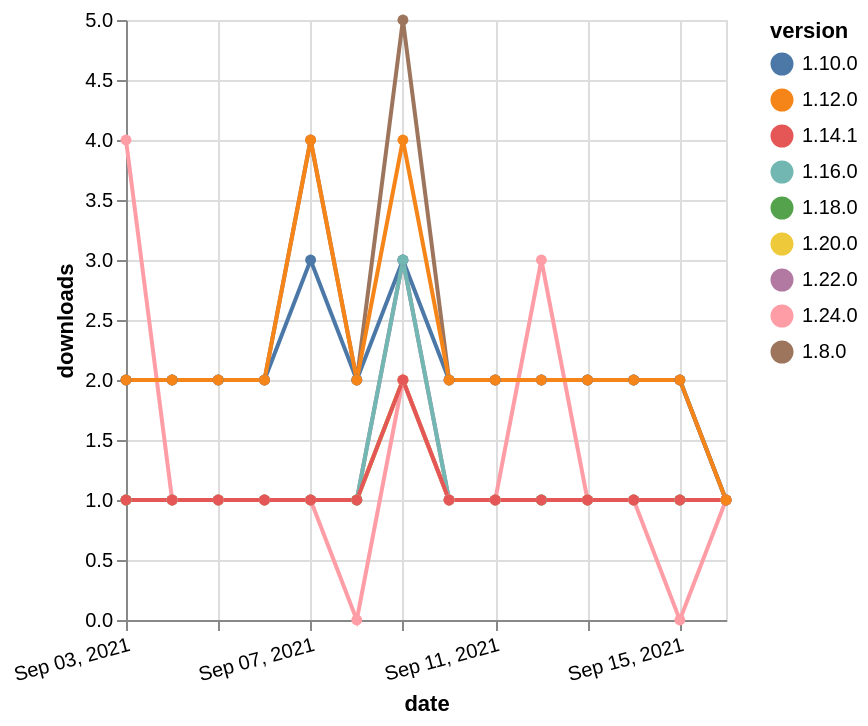

The Vega-Lite source for this figure:
### Vega-Lite specification from a JSON file in a GitHub repository (floating-point values rounded to 4 significant figures)
{"$schema": "https://vega.github.io/schema/vega-lite/v5.json", "description": "A simple bar chart with embedded data.", "data": {"values": [{"date": "2021-09-03", "total": 181, "delta": 1, "version": "1.18.0"}, {"date": "2021-09-04", "total": 182, "delta": 1, "version": "1.18.0"}, {"date": "2021-09-05", "total": 183, "delta": 1, "version": "1.18.0"}, {"date": "2021-09-06", "total": 184, "delta": 1, "version": "1.18.0"}, {"date": "2021-09-07", "total": 185, "delta": 1, "version": "1.18.0"}, {"date": "2021-09-08", "total": 186, "delta": 1, "version": "1.18.0"}, {"date": "2021-09-09", "total": 188, "delta": 2, "version": "1.18.0"}, {"date": "2021-09-10", "total": 189, "delta": 1, "version": "1.18.0"}, {"date": "2021-09-11", "total": 190, "delta": 1, "version": "1.18.0"}, {"date": "2021-09-12", "total": 191, "delta": 1, "version": "1.18.0"}, {"date": "2021-09-13", "total": 192, "delta": 1, "version": "1.18.0"}, {"date": "2021-09-14", "total": 193, "delta": 1, "version": "1.18.0"}, {"date": "2021-09-15", "total": 194, "delta": 1, "version": "1.18.0"}, {"date": "2021-09-16", "total": 195, "delta": 1, "version": "1.18.0"}, {"date": "2021-09-03", "total": 181, "delta": 1, "version": "1.22.0"}, {"date": "2021-09-04", "total": 182, "delta": 1, "version": "1.22.0"}, {"date": "2021-09-05", "total": 183, "delta": 1, "version": "1.22.0"}, {"date": "2021-09-06", "total": 184, "delta": 1, "version": "1.22.0"}, {"date": "2021-09-07", "total": 185, "delta": 1, "version": "1.22.0"}, {"date": "2021-09-08", "total": 186, "delta": 1, "version": "1.22.0"}, {"date": "2021-09-09", "total": 189, "delta": 3, "version": "1.22.0"}, {"date": "2021-09-10", "total": 190, "delta": 1, "version": "1.22.0"}, {"date": "2021-09-11", "total": 191, "delta": 1, "version": "1.22.0"}, {"date": "2021-09-12", "total": 192, "delta": 1, "version": "1.22.0"}, {"date": "2021-09-13", "total": 193, "delta": 1, "version": "1.22.0"}, {"date": "2021-09-14", "total": 194, "delta": 1, "version": "1.22.0"}, {"date": "2021-09-15", "total": 195, "delta": 1, "version": "1.22.0"}, {"date": "2021-09-16", "total": 196, "delta": 1, "version": "1.22.0"}, {"date": "2021-09-03", "total": 3219, "delta": 2, "version": "1.8.0"}, {"date": "2021-09-04", "total": 3221, "delta": 2, "version": "1.8.0"}, {"date": "2021-09-05", "total": 3223, "delta": 2, "version": "1.8.0"}, {"date": "2021-09-06", "total": 3225, "delta": 2, "version": "1.8.0"}, {"date": "2021-09-07", "total": 3229, "delta": 4, "version": "1.8.0"}, {"date": "2021-09-08", "total": 3231, "delta": 2, "version": "1.8.0"}, {"date": "2021-09-09", "total": 3236, "delta": 5, "version": "1.8.0"}, {"date": "2021-09-10", "total": 3238, "delta": 2, "version": "1.8.0"}, {"date": "2021-09-11", "total": 3240, "delta": 2, "version": "1.8.0"}, {"date": "2021-09-12", "total": 3242, "delta": 2, "version": "1.8.0"}, {"date": "2021-09-13", "total": 3244, "delta": 2, "version": "1.8.0"}, {"date": "2021-09-14", "total": 3246, "delta": 2, "version": "1.8.0"}, {"date": "2021-09-15", "total": 3248, "delta": 2, "version": "1.8.0"}, {"date": "2021-09-16", "total": 3249, "delta": 1, "version": "1.8.0"}, {"date": "2021-09-03", "total": 2639, "delta": 2, "version": "1.10.0"}, {"date": "2021-09-04", "total": 2641, "delta": 2, "version": "1.10.0"}, {"date": "2021-09-05", "total": 2643, "delta": 2, "version": "1.10.0"}, {"date": "2021-09-06", "total": 2645, "delta": 2, "version": "1.10.0"}, {"date": "2021-09-07", "total": 2648, "delta": 3, "version": "1.10.0"}, {"date": "2021-09-08", "total": 2650, "delta": 2, "version": "1.10.0"}, {"date": "2021-09-09", "total": 2653, "delta": 3, "version": "1.10.0"}, {"date": "2021-09-10", "total": 2655, "delta": 2, "version": "1.10.0"}, {"date": "2021-09-11", "total": 2657, "delta": 2, "version": "1.10.0"}, {"date": "2021-09-12", "total": 2659, "delta": 2, "version": "1.10.0"}, {"date": "2021-09-13", "total": 2661, "delta": 2, "version": "1.10.0"}, {"date": "2021-09-14", "total": 2663, "delta": 2, "version": "1.10.0"}, {"date": "2021-09-15", "total": 2665, "delta": 2, "version": "1.10.0"}, {"date": "2021-09-16", "total": 2666, "delta": 1, "version": "1.10.0"}, {"date": "2021-09-03", "total": 155, "delta": 1, "version": "1.20.0"}, {"date": "2021-09-04", "total": 156, "delta": 1, "version": "1.20.0"}, {"date": "2021-09-05", "total": 157, "delta": 1, "version": "1.20.0"}, {"date": "2021-09-06", "total": 158, "delta": 1, "version": "1.20.0"}, {"date": "2021-09-07", "total": 159, "delta": 1, "version": "1.20.0"}, {"date": "2021-09-08", "total": 160, "delta": 1, "version": "1.20.0"}, {"date": "2021-09-09", "total": 162, "delta": 2, "version": "1.20.0"}, {"date": "2021-09-10", "total": 163, "delta": 1, "version": "1.20.0"}, {"date": "2021-09-11", "total": 164, "delta": 1, "version": "1.20.0"}, {"date": "2021-09-12", "total": 165, "delta": 1, "version": "1.20.0"}, {"date": "2021-09-13", "total": 166, "delta": 1, "version": "1.20.0"}, {"date": "2021-09-14", "total": 167, "delta": 1, "version": "1.20.0"}, {"date": "2021-09-15", "total": 168, "delta": 1, "version": "1.20.0"}, {"date": "2021-09-16", "total": 169, "delta": 1, "version": "1.20.0"}, {"date": "2021-09-03", "total": 330, "delta": 1, "version": "1.16.0"}, {"date": "2021-09-04", "total": 331, "delta": 1, "version": "1.16.0"}, {"date": "2021-09-05", "total": 332, "delta": 1, "version": "1.16.0"}, {"date": "2021-09-06", "total": 333, "delta": 1, "version": "1.16.0"}, {"date": "2021-09-07", "total": 334, "delta": 1, "version": "1.16.0"}, {"date": "2021-09-08", "total": 335, "delta": 1, "version": "1.16.0"}, {"date": "2021-09-09", "total": 338, "delta": 3, "version": "1.16.0"}, {"date": "2021-09-10", "total": 339, "delta": 1, "version": "1.16.0"}, {"date": "2021-09-11", "total": 340, "delta": 1, "version": "1.16.0"}, {"date": "2021-09-12", "total": 341, "delta": 1, "version": "1.16.0"}, {"date": "2021-09-13", "total": 342, "delta": 1, "version": "1.16.0"}, {"date": "2021-09-14", "total": 343, "delta": 1, "version": "1.16.0"}, {"date": "2021-09-15", "total": 344, "delta": 1, "version": "1.16.0"}, {"date": "2021-09-16", "total": 345, "delta": 1, "version": "1.16.0"}, {"date": "2021-09-03", "total": 125, "delta": 4, "version": "1.24.0"}, {"date": "2021-09-04", "total": 126, "delta": 1, "version": "1.24.0"}, {"date": "2021-09-05", "total": 127, "delta": 1, "version": "1.24.0"}, {"date": "2021-09-06", "total": 128, "delta": 1, "version": "1.24.0"}, {"date": "2021-09-07", "total": 129, "delta": 1, "version": "1.24.0"}, {"date": "2021-09-08", "total": 129, "delta": 0, "version": "1.24.0"}, {"date": "2021-09-09", "total": 131, "delta": 2, "version": "1.24.0"}, {"date": "2021-09-10", "total": 132, "delta": 1, "version": "1.24.0"}, {"date": "2021-09-11", "total": 133, "delta": 1, "version": "1.24.0"}, {"date": "2021-09-12", "total": 136, "delta": 3, "version": "1.24.0"}, {"date": "2021-09-13", "total": 137, "delta": 1, "version": "1.24.0"}, {"date": "2021-09-14", "total": 138, "delta": 1, "version": "1.24.0"}, {"date": "2021-09-15", "total": 138, "delta": 0, "version": "1.24.0"}, {"date": "2021-09-16", "total": 139, "delta": 1, "version": "1.24.0"}, {"date": "2021-09-03", "total": 236, "delta": 1, "version": "1.14.1"}, {"date": "2021-09-04", "total": 237, "delta": 1, "version": "1.14.1"}, {"date": "2021-09-05", "total": 238, "delta": 1, "version": "1.14.1"}, {"date": "2021-09-06", "total": 239, "delta": 1, "version": "1.14.1"}, {"date": "2021-09-07", "total": 240, "delta": 1, "version": "1.14.1"}, {"date": "2021-09-08", "total": 241, "delta": 1, "version": "1.14.1"}, {"date": "2021-09-09", "total": 243, "delta": 2, "version": "1.14.1"}, {"date": "2021-09-10", "total": 244, "delta": 1, "version": "1.14.1"}, {"date": "2021-09-11", "total": 245, "delta": 1, "version": "1.14.1"}, {"date": "2021-09-12", "total": 246, "delta": 1, "version": "1.14.1"}, {"date": "2021-09-13", "total": 247, "delta": 1, "version": "1.14.1"}, {"date": "2021-09-14", "total": 248, "delta": 1, "version": "1.14.1"}, {"date": "2021-09-15", "total": 249, "delta": 1, "version": "1.14.1"}, {"date": "2021-09-16", "total": 250, "delta": 1, "version": "1.14.1"}, {"date": "2021-09-03", "total": 2512, "delta": 2, "version": "1.12.0"}, {"date": "2021-09-04", "total": 2514, "delta": 2, "version": "1.12.0"}, {"date": "2021-09-05", "total": 2516, "delta": 2, "version": "1.12.0"}, {"date": "2021-09-06", "total": 2518, "delta": 2, "version": "1.12.0"}, {"date": "2021-09-07", "total": 2522, "delta": 4, "version": "1.12.0"}, {"date": "2021-09-08", "total": 2524, "delta": 2, "version": "1.12.0"}, {"date": "2021-09-09", "total": 2528, "delta": 4, "version": "1.12.0"}, {"date": "2021-09-10", "total": 2530, "delta": 2, "version": "1.12.0"}, {"date": "2021-09-11", "total": 2532, "delta": 2, "version": "1.12.0"}, {"date": "2021-09-12", "total": 2534, "delta": 2, "version": "1.12.0"}, {"date": "2021-09-13", "total": 2536, "delta": 2, "version": "1.12.0"}, {"date": "2021-09-14", "total": 2538, "delta": 2, "version": "1.12.0"}, {"date": "2021-09-15", "total": 2540, "delta": 2, "version": "1.12.0"}, {"date": "2021-09-16", "total": 2541, "delta": 1, "version": "1.12.0"}]}, "width": "container", "mark": {"type": "line", "point": {"filled": true}}, "encoding": {"x": {"field": "date", "type": "temporal", "timeUnit": "yearmonthdate", "title": "date", "axis": {"labelAngle": -15}}, "y": {"field": "delta", "type": "quantitative", "title": "downloads"}, "color": {"field": "version", "type": "nominal"}, "tooltip": {"field": "delta"}}}
